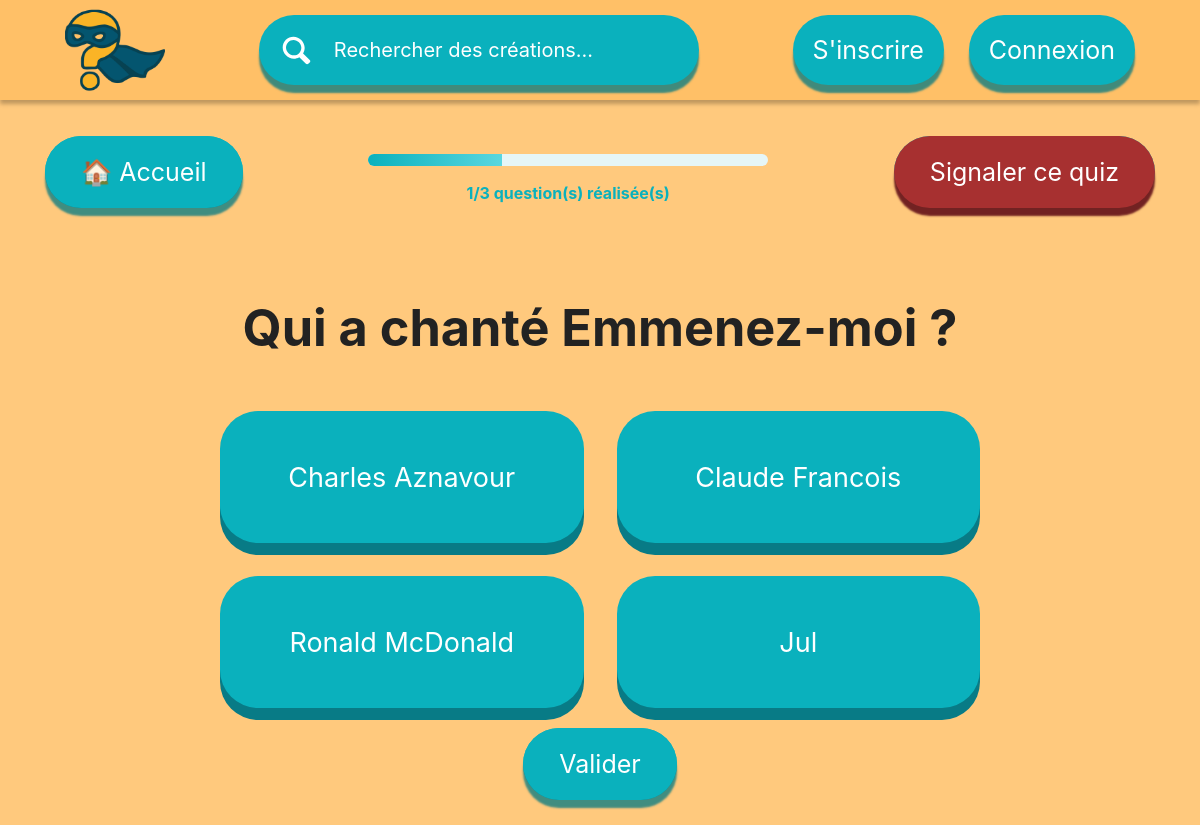
The page /?page=standard&id=4 on the database its author committed.
### tables this page shows
CREATE TABLE Question(
                id INTEGER PRIMARY KEY AUTOINCREMENT,
                numeroQuiz INTEGER,
                quiz_id INTEGER NOT NULL,
                question TEXT NOT NULL,
                FOREIGN KEY (quiz_id) REFERENCES quiz(id) ON DELETE CASCADE
            );

CREATE TABLE Reponse(
                id INTEGER PRIMARY KEY AUTOINCREMENT,
                question_id INTEGER,
                reponse TEXT NOT NULL,
                estCorrecte BOOLEAN,
                FOREIGN KEY (question_id) REFERENCES Question(id) ON DELETE CASCADE
            );

### src/controllers/QuizController.php (called while the page is built, shortened)
<?php
require_once ROOT . '/src/models/QuizModel.php';
require_once ROOT . '/config/config.php';
class QuizController
{
    private QuizModel $model;
    public function __construct()
    {
        $this->db = getDbConnection();
        $this->model = new QuizModel($this->db);
    }
    public function showQuiz(int $quizId, ?int $idQuestion = 1, bool $showAnswer = false)
    {
        $max = $this->model->getMaxNbQuestion($quizId);
        $question = $this->model->getQuestion($quizId, $idQuestion);
        $reponse  = $this->model->getReponses($question['id']);
        require ROOT . '/src/views/quiz/show.php';
    }
}

### src/models/QuizModel.php (called while the page is built, shortened)
<?php
class QuizModel
{
    private $db;
    public function __construct($db)
    {
        $this->db = $db;
    }
    public function getMaxNbQuestion(int $quizId): int
    {
        $stmt = $this->db->prepare("
        SELECT MAX(numeroQuiz) AS maxi
        FROM question
        WHERE quiz_id = ?
    ");
        $stmt->execute([$quizId]);
        $row = $stmt->fetch(PDO::FETCH_ASSOC);
        return intval($row['maxi']);
    }
    public function getQuestion(int $idQuiz, ?int $idQuestion = null): array|false
    {
        $stmt = $this->db->prepare("
        SELECT *
        FROM question
        WHERE quiz_id = ? AND numeroquiz = ?
    ");
        $stmt->execute([$idQuiz, $idQuestion]);
        return $stmt->fetch(PDO::FETCH_ASSOC) ?: false;
    }
    public function getReponses(int $idQuestion): array|false
    {
        $stmt = $this->db->prepare("SELECT * FROM reponse WHERE question_id = ?");
        $stmt->execute([$idQuestion]);
        return $stmt->fetchAll(PDO::FETCH_ASSOC);
    }
}

### config/config.php (called while the page is built, shortened)
<?php
function getDbConnection()
{
    try {
        $conn = new PDO("sqlite:" . ROOT . "/database/database.db");
        $conn->setAttribute(PDO::ATTR_ERRMODE, PDO::ERRMODE_EXCEPTION);
        $conn->setAttribute(PDO::ATTR_TIMEOUT, 5000);
        $conn->exec("PRAGMA journal_mode = WAL");
    } catch (PDOException $e) {
        die("Connection failed: " . $e->getMessage());
    } catch (Exception $e) {
        die("Error: " . $e->getMessage());
    }
    return $conn;
}

### src/views/quiz/show.php (the view, shortened to what this page needs)
<?php
require_once '../src/views/partials/header.php';
?>
<div class="quiz-réalisation">
    <div class="buttonAction">
        <?php if (isset($_GET['test'])): ?>
            <button type="submit" class="button" form="retourForm">
                <span></span>
                <p>← Retour</p>
            </button>
            <form id="retourForm" method="post" action="?page=test&id=<?= $quizId ?>&type=test">
                <input type="hidden" name="idQuestion" value="<?= $max + 1 ?>">
            </form>
        <?php else: ?>
            <button class="button" onclick="window.location.href='?page=home'">
                <span></span>
                <p>🏠 Accueil</p>
            </button>
        <?php endif; ?>
        <?php if (!isset($_GET['test']) && ($idQuestion <= $max)): ?>
            <div class="progression">
                <progress class="progress-container" value="<?= $idQuestion ?>" max="<?= $max ?>"></progress>
                <p><?= $idQuestion ?>/<?= $max ?> question(s) réalisée(s)</p>
            </div>
        <?php endif; ?>
        <button class="button signalement" onclick="window.location.href='?page=signalement&id=<?= $quizId ?>&type=quiz'">
            <span></span>
            <p>Signaler ce quiz</p>
        </button>
    </div>
    <?php if (empty($question)) : ?>
        <div class="question fin-quiz">
            <h2>🎉 Félicitations !</h2>
            <p class="fin">Vous avez terminé le quiz.</p>
            <?php if ($_GET['page'] === 'standard') : ?>
                <div class="actions-fin">
                    <button class="button" onclick="window.location.href='?page=pageInterQuiz&id=<?= $quizId ?>&type=standard'"><span></span>
                        <p>Recommencer le quiz</p>
                    </button>
                    <button class="button" onclick="window.location.href='?page=catalogue'"><span></span>
                        <p>Voir d’autres quiz</p>
                    </button>
                    <button class="button" onclick="window.location.href='?page=home'"><span></span>
                        <p>Retour à l’accueil</p>
                    </button>
                </div>
                <p class="fin">Vous avez aimé le quiz ? N'hésiter pas à le noter : </p>
                <div class="quiz-reactions">
                    <?php if (isset($_SESSION['id'])) : ?>
                        <?php if (!$hasDisliked) : ?>
                            <form method="POST" action="?page=standard&id=<?= $quizId ?>&idQuestion=<?= $idQuestion ?>">
                                <button type="submit"
                                    name="reaction"
                                    value="like"
                                    class="like"
                                    id=<?= $hasDisliked ? 'disabled' : '' ?>>
                                    👍 <?= htmlspecialchars($reactions['nbjaime'] ?? 0) ?>
                                </button>
                                <input type="hidden" name="idQuestion" value=<?= $idQuestion ?>>
                            </form>
                        <?php endif; ?>
                        <?php if ($hasDisliked) : ?>
                            <button type=<?= $hasDisliked ? '' : 'submit' ?>
                                name="reaction"
                                value="like"
                                class="like"
                                id=<?= $hasDisliked ? 'disabled' : '' ?>>
                                👍 <?= htmlspecialchars($reactions['nbjaime'] ?? 0) ?>
                            </button>
                        <?php endif; ?>
                        <?php if (!$hasLiked) : ?>
                            <form method="POST" action="?page=standard&id=<?= $quizId ?>&idQuestion=<?= $idQuestion ?>">
                                <button type='submit'
                                    name="reaction"
                                    value="dislike"
                                    class="dislike"
                                    id=<?= $hasLiked ? 'disabled' : '' ?>>
                                    👎 <?= htmlspecialchars($reactions['nbjaimepas'] ?? 0) ?>
                                </button>
                                <input type="hidden" name="idQuestion" value=<?= $idQuestion ?>>
                            <?php endif; ?>
                            <?php if ($hasLiked) : ?>
                                <button type='submit'
                                    name="reaction"
                                    value="dislike"
                                    class="dislike"
                                    id=<?= $hasLiked ? 'disabled' : '' ?>>
                                    👎 <?= htmlspecialchars($reactions['nbjaimepas'] ?? 0) ?>
                                </button>
                            <?php endif; ?>
                            </form>
                        <?php else : ?>
                            <p>
                                Pour débloquer cette fonctionnalité
                                <a href="?page=log&typelog=connection">Connectez-vous</a> d'abord
                            </p>
                        <?php endif; ?>
                </div>
        </div>
    <?php endif; ?>
</div>
<?php else : ?>
    <div class="question">
        <h2><?= htmlspecialchars($question['question']) ?></h2>
        <div class="ensemble-réponse">
            <?php $oddClass = (count($reponse) % 2 !== 0) ? ' odd' : ''; ?>
            <?php $isTest = ($_GET['page'] === 'test'); ?>
            <form method="<?= $isTest ? 'post' : 'get' ?>" id="quizForm" class="<?= $oddClass ?>">
                <?php foreach ($reponse as $rep): ?>
                    <?php
                    $inputId   = "rep_" . $rep['id'];
                    ?>
                    <div class="réponse">
                        <?php
                        $labelClass = '';
                        ?>
                        <label for="<?= $inputId ?>" class="<?= $labelClass ?>">
                            <?= htmlspecialchars($rep['reponse']) ?>
                        </label>
                    </div>
                <?php endforeach; ?>
            </form>
        </div>
        <div class="bouton-container">
            <?php if (!isset($_GET['test'])): ?>
                <?php if (!$showAnswer && !$isTest): ?>
                    <button class="button" type="submit" form="quizForm">
                        <span></span>
                        <p>Valider</p>
                    </button>
                <?php endif; ?>
            <?php endif; ?>
        </div>
    </div>
<?php endif; ?>
</div>
</body>
</html>

### public/assets/style/quiz/quiz.css (style rules this page uses)
.quiz-réalisation { display: flex; flex-direction: column; align-items: center; gap: 36px; width: 100%; padding: 0 20px; box-sizing: border-box; margin-bottom: 25px; }
.buttonAction { display: flex; width: 100%; flex-direction: row; justify-content: space-between; align-items: center; padding: 0 25px; margin-top: 25px; box-sizing: border-box; }
.question { width: 100%; max-width: 800px; padding: 0 20px; box-sizing: border-box; }
.question h2 { justify-self: center; text-align: center; font-size: 3.15rem; margin-bottom: 7%; color: #222; }
.ensemble-réponse form { display: grid; grid-template-columns: repeat(2, 1fr); gap: 33px; justify-items: stretch; }
.réponse { width: 100%; }
.réponse label { width: 100%; box-sizing: border-box; display: flex; align-items: center; justify-content: center; cursor: pointer; border-radius: 38px; padding: 30px 33px; min-height: 132px; font-size: 1.688rem; text-align: center; background-color: #0ab1bd; color: white; box-shadow: 0 12px 0 #087b86; transition: transform 0.08s ease, box-shadow 0.08s ease; }
.quiz-réalisation button { border-radius: 75px; background-color: #0AB1BD; color: white; border: none; padding: 21px 36px; font-size: 1.575rem; cursor: pointer; }
.bouton-container { display: flex; justify-content: center; width: 100%; margin-top: 20px; }
.progress-container { width: 100%; max-width: 400px; height: 12px; border-radius: 999px; overflow: hidden; -webkit-appearance: none; appearance: none; }
.progression { text-align: center; width: 40%; margin-top: 2%; color: #0ab1bd; font-weight: bold; }
.progression>p { text-align: center; }

### public/assets/style/global.css (style rules this page uses)
body { font-family: 'Inter', sans-serif; background-color: #ffc97d; margin: 0; }
.button { all: unset; }
.signalement > span { background-color: rgb(167, 48, 48) !important; box-shadow: 0 8px 2px rgb(114, 34, 34) !important; }
.button, .searchbar, .input, .flatinput, .textarea { display: flex; position: relative; align-items: center; padding: 20px; justify-content: flex-start; gap: 20px; width: max-content; height: max-content; }
.button > span, .searchbar > span, .input > span, .flatinput > span, .textarea > span { position: absolute; inset: 0; background: #0ab1bd; border-radius: calc(infinity * 1px); cursor: pointer; z-index: 0; box-shadow: 0px 8px 2px #007881bf; transition: background ease-out 0.2s; }
.button > p { text-align: center; }
.button > p, .searchbar > p { font-size: min(2.5vw, 25px); color: #fff; margin: 0; z-index: 1; user-select: none; pointer-events: none; transition: color ease-out 0.2s; }

### rows shown on the page
question: question "Qui a chanté Emmenez-moi ?"
reponse: reponse "Charles Aznavour"
reponse: reponse "Claude Francois"
reponse: reponse "Ronald McDonald"
reponse: reponse "Jul"

### other values the page prints
$idQuestion "1"
$max "3"
